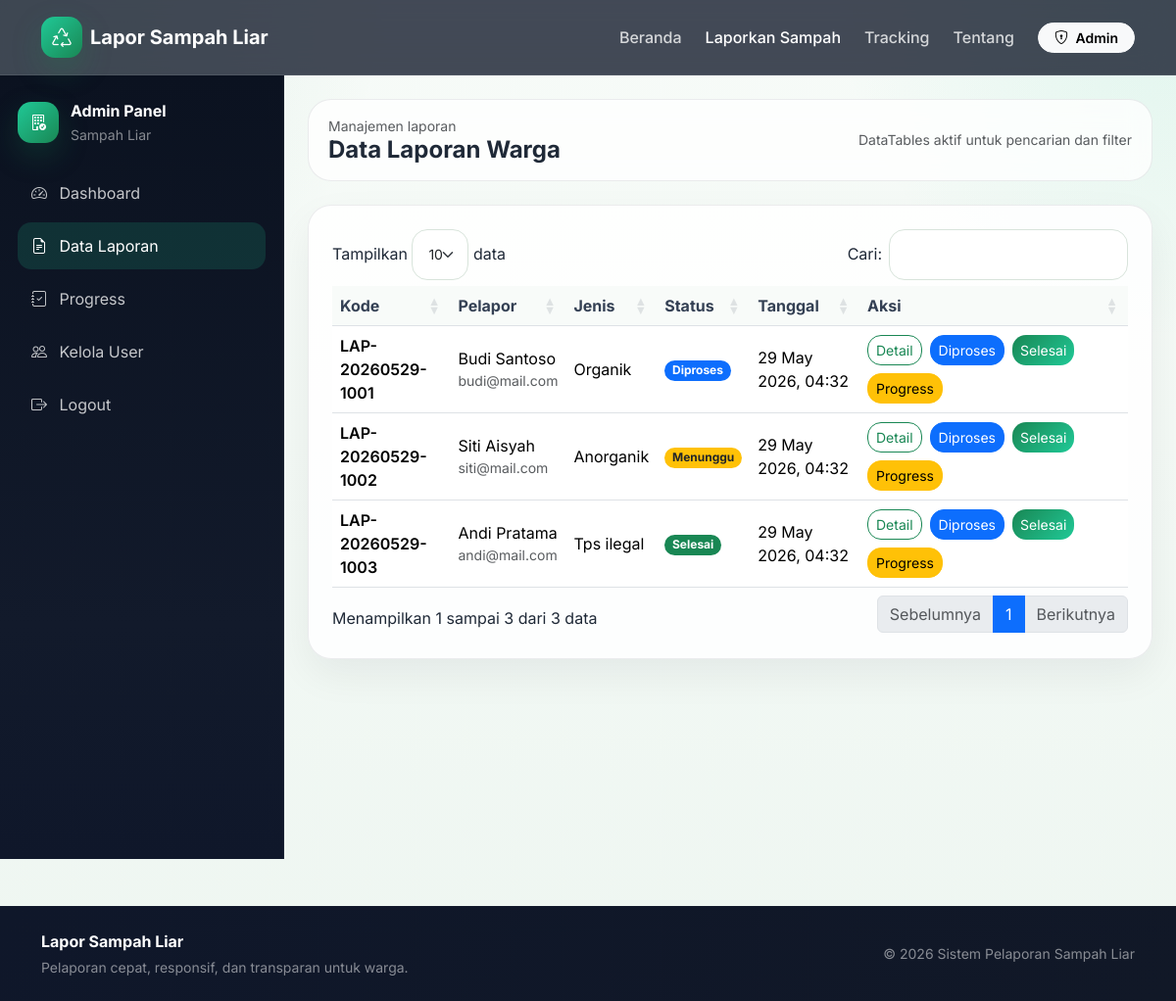
Page /admin/laporan.php (signed in) on the committed database.
### tables this page shows
CREATE TABLE laporan (
    id INT AUTO_INCREMENT PRIMARY KEY,
    kode_laporan VARCHAR(20) NOT NULL,
    nama_pelapor VARCHAR(100) NOT NULL,
    email VARCHAR(100) NOT NULL,
    no_hp VARCHAR(20) NOT NULL,
    jenis_sampah VARCHAR(100) NOT NULL,
    deskripsi TEXT NOT NULL,
    foto VARCHAR(255),
    latitude VARCHAR(50) NOT NULL,
    longitude VARCHAR(50) NOT NULL,
    alamat TEXT NOT NULL,
    status ENUM('menunggu','diproses','selesai') DEFAULT 'menunggu',
    created_at TIMESTAMP DEFAULT CURRENT_TIMESTAMP
);

### helpers/functions.php (called while the page is built, shortened)
<?php
function base_url(string $path = ''): string {
    return rtrim(APP_URL, '/') . '/' . ltrim($path, '/');
}
function e(?string $value): string {
    return htmlspecialchars((string)$value, ENT_QUOTES, 'UTF-8');
}
function format_date_id(?string $date): string {
    return date('d M Y, H:i', strtotime($date));
}
function badge_status(string $status): string {
    return match ($status) {
        'diproses' => 'bg-primary',
        'selesai' => 'bg-success',
        default => 'bg-warning text-dark',
    };
}
function label_status(string $status): string {
    return match ($status) {
        'diproses' => 'Diproses',
        'selesai' => 'Selesai',
        default => 'Menunggu',
    };
}
function label_jenis(?string $jenis): string {
    return $jenis ? ucfirst(str_replace('_', ' ', $jenis)) : '-';
}

### admin/laporan.php (the view, shortened to what this page needs)
<?php
require_once __DIR__ . '/../helpers/functions.php';
include __DIR__ . '/../templates/header.php';
$data = $conn->query("SELECT * FROM laporan ORDER BY created_at DESC")->fetch_all(MYSQLI_ASSOC);
?>
<div class="admin-layout">
  <?php include __DIR__ . '/../templates/sidebar.php'; ?>
  <main class="admin-main">
    <div class="admin-topbar mb-4 d-flex flex-column flex-lg-row justify-content-between align-items-lg-center gap-3">
      <div>
        <div class="text-muted small">Manajemen laporan</div>
        <h4 class="fw-bold mb-0">Data Laporan Warga</h4>
      </div>
      <div class="text-muted small">DataTables aktif untuk pencarian dan filter</div>
    </div>
    <div class="glass-card p-4">
      <div class="table-responsive">
        <table class="table table-hover align-middle datatable">
          <thead>
            <tr>
              <th>Kode</th>
              <th>Pelapor</th>
              <th>Jenis</th>
              <th>Status</th>
              <th>Tanggal</th>
              <th width="240">Aksi</th>
            </tr>
          </thead>
          <tbody>
          <?php foreach ($data as $row): ?>
            <tr>
              <td class="fw-semibold"><?= e($row['kode_laporan']); ?></td>
              <td><?= e($row['nama_pelapor']); ?><div class="small text-muted"><?= e($row['email']); ?></div></td>
              <td><?= e(label_jenis($row['jenis_sampah'])); ?></td>
              <td><span class="badge rounded-pill <?= badge_status($row['status']); ?>"><?= e(label_status($row['status'])); ?></span></td>
              <td><?= format_date_id($row['created_at']); ?></td>
              <td>
                <div class="d-flex flex-wrap gap-2">
                  <a href="<?= base_url('admin/detail_laporan.php?id=' . (int)$row['id']); ?>" class="btn btn-sm btn-outline-success">Detail</a>
                  <button class="btn btn-sm btn-primary" data-status-action data-url="<?= base_url('ajax/update_status.php'); ?>" data-id="<?= (int)$row['id']; ?>" data-status="diproses">Diproses</button>
                  <button class="btn btn-sm btn-success" data-status-action data-url="<?= base_url('ajax/update_status.php'); ?>" data-id="<?= (int)$row['id']; ?>" data-status="selesai">Selesai</button>
                  <a href="<?= base_url('admin/progress.php?id=' . (int)$row['id']); ?>" class="btn btn-sm btn-warning">Progress</a>
                </div>
              </td>
            </tr>
          <?php endforeach; ?>
          </tbody>
        </table>
      </div>
    </div>
  </main>
</div>
<?php include __DIR__ . '/../templates/footer.php'; ?>

### assets/css/style.css (style rules this page uses)
:root { --green-900:#0f5132; --green-800:#146c43; --green-700:#198754; --green-600:#20a36b; --bg:#f4f8f6; --card:#ffffff; --text:#1f2937; --muted:#6b7280; --line:rgba(17,24,39,.08); --sidebar:#101828; }
* { box-sizing:border-box }
html,body { height:100% }
body.app-shell { font-family:'Inter',sans-serif; background: radial-gradient(circle at top left, rgba(25,135,84,.10), transparent 25%), radial-gradient(circle at top right, rgba(32,201,151,.10), transparent 22%), linear-gradient(180deg,#f7fbf8 0%,#eef6f1 100%); color:var(--text); }
a { text-decoration:none }
.stat-card,.info-card,.glass-card,.admin-card,.timeline-card { background:rgba(255,255,255,.85); border:1px solid var(--line); border-radius:24px; box-shadow:0 16px 40px rgba(16,24,40,.06); }
.btn { border-radius:14px; }
.btn-success { background:linear-gradient(135deg,#198754,#20c997); border:none; }
.admin-layout { display:grid;grid-template-columns:290px 1fr;min-height:100vh }
.admin-main { padding:24px }
.admin-topbar { background:rgba(255,255,255,.78); backdrop-filter:blur(12px); border:1px solid var(--line); border-radius:24px; padding:16px 20px; }
.table thead th { background:#f8fbf9; color:#344054; }

### rows in the picture
laporan: kode_laporan "LAP-20260529-1001", nama_pelapor "Budi Santoso", email "budi@mail.com", jenis_sampah "Organik", status "Diproses", created_at "29 May 2026, 04:32"
laporan: kode_laporan "LAP-20260529-1002", nama_pelapor "Siti Aisyah", email "siti@mail.com", jenis_sampah "Anorganik", status "Menunggu", created_at "29 May 2026, 04:32"
laporan: kode_laporan "LAP-20260529-1003", nama_pelapor "Andi Pratama", email "andi@mail.com", jenis_sampah "Tps ilegal", status "Selesai", created_at "29 May 2026, 04:32"

### other values in the picture
APP_NAME "Lapor Sampah Liar"
